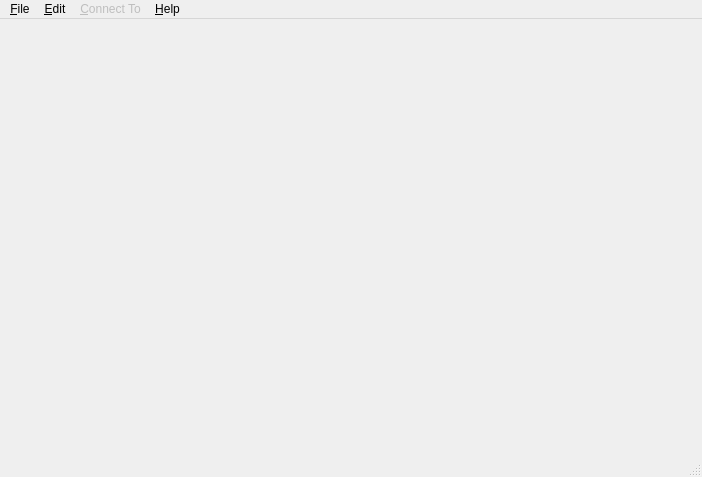
<ui version="4.0" >
 <class>MainWindow</class>
 <widget class="QMainWindow" name="MainWindow" >
  <property name="geometry" >
   <rect>
    <x>0</x>
    <y>0</y>
    <width>702</width>
    <height>477</height>
   </rect>
  </property>
  <property name="windowTitle" >
   <string>Shell Magic</string>
  </property>
  <property name="windowIcon" >
   <iconset resource="../icons.qrc" >
    <normaloff>:/icons/icon.svg</normaloff>:/icons/icon.svg</iconset>
  </property>
  <widget class="QWidget" name="centralwidget" >
   <property name="geometry" >
    <rect>
     <x>0</x>
     <y>22</y>
     <width>702</width>
     <height>434</height>
    </rect>
   </property>
  </widget>
  <widget class="QMenuBar" name="menubar" >
   <property name="geometry" >
    <rect>
     <x>0</x>
     <y>0</y>
     <width>702</width>
     <height>22</height>
    </rect>
   </property>
   <widget class="QMenu" name="menuFile" >
    <property name="title" >
     <string>&amp;File</string>
    </property>
    <addaction name="action_Connection_Manager" />
    <addaction name="actionChange_Master_Password" />
    <addaction name="separator" />
    <addaction name="action_Quick_Connect" />
    <addaction name="separator" />
    <addaction name="action_Exit" />
   </widget>
   <widget class="QMenu" name="menuHelp" >
    <property name="title" >
     <string>&amp;Help</string>
    </property>
    <addaction name="action_About" />
    <addaction name="actionAbout_Qt" />
   </widget>
   <widget class="QMenu" name="menuEdit" >
    <property name="title" >
     <string>&amp;Edit</string>
    </property>
    <addaction name="actionCopy" />
    <addaction name="action_Paste" />
    <addaction name="separator" />
    <addaction name="action_Preferences" />
   </widget>
   <widget class="QMenu" name="menuStored_Connections" >
    <property name="enabled" >
     <bool>false</bool>
    </property>
    <property name="title" >
     <string>&amp;Connect To</string>
    </property>
   </widget>
   <addaction name="menuFile" />
   <addaction name="menuEdit" />
   <addaction name="menuStored_Connections" />
   <addaction name="menuHelp" />
  </widget>
  <widget class="QStatusBar" name="statusbar" >
   <property name="geometry" >
    <rect>
     <x>0</x>
     <y>456</y>
     <width>702</width>
     <height>21</height>
    </rect>
   </property>
  </widget>
  <action name="action_Connection_Manager" >
   <property name="icon" >
    <iconset resource="../icons.qrc" >
     <normaloff>:/icons/pencil_go.png</normaloff>:/icons/pencil_go.png</iconset>
   </property>
   <property name="text" >
    <string>&amp;Connection Manager ...</string>
   </property>
   <property name="shortcut" >
    <string>Ctrl+Shift+M</string>
   </property>
  </action>
  <action name="action_Exit" >
   <property name="icon" >
    <iconset resource="../icons.qrc" >
     <normaloff>:/icons/cross.png</normaloff>:/icons/cross.png</iconset>
   </property>
   <property name="text" >
    <string>E&amp;xit</string>
   </property>
  </action>
  <action name="action_About" >
   <property name="text" >
    <string>&amp;About Shell Magic...</string>
   </property>
  </action>
  <action name="actionChange_Master_Password" >
   <property name="text" >
    <string>Change Master Password...</string>
   </property>
  </action>
  <action name="actionConsoleTest" >
   <property name="text" >
    <string>Console &amp;Test</string>
   </property>
  </action>
  <action name="actionAbout_Qt" >
   <property name="text" >
    <string>About Qt...</string>
   </property>
  </action>
  <action name="action_Quick_Connect" >
   <property name="icon" >
    <iconset resource="../icons.qrc" >
     <normaloff>:/icons/add.png</normaloff>:/icons/add.png</iconset>
   </property>
   <property name="text" >
    <string>&amp;Quick Connect...</string>
   </property>
   <property name="shortcut" >
    <string>Ctrl+Shift+Q</string>
   </property>
  </action>
  <action name="action_Preferences" >
   <property name="text" >
    <string>&amp;Preferences...</string>
   </property>
   <property name="shortcut" >
    <string>Ctrl+Shift+P</string>
   </property>
  </action>
  <action name="actionCopy" >
   <property name="icon" >
    <iconset resource="../icons.qrc" >
     <normaloff>:/icons/page_copy.png</normaloff>:/icons/page_copy.png</iconset>
   </property>
   <property name="text" >
    <string>Copy</string>
   </property>
   <property name="shortcut" >
    <string>Ctrl+Shift+C</string>
   </property>
  </action>
  <action name="action_Paste" >
   <property name="icon" >
    <iconset resource="../icons.qrc" >
     <normaloff>:/icons/page_paste.png</normaloff>:/icons/page_paste.png</iconset>
   </property>
   <property name="text" >
    <string>Paste</string>
   </property>
   <property name="shortcut" >
    <string>Shift+Ins</string>
   </property>
  </action>
 </widget>
 <resources>
  <include location="../icons.qrc" />
 </resources>
 <connections/>
</ui>
